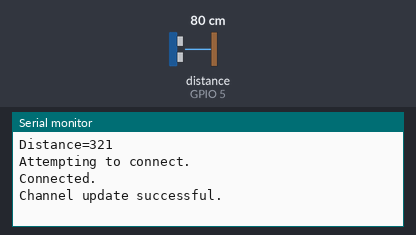
Bench run of a sketch on a simulated ESP32. Parts: the last lines printed to the serial monitor. Wiring (from diagram.json): ultrasonic range finder: trigger GPIO 18; echo GPIO 5. The inputs (shaded band) are chosen by the test bench; at power-on: distance to the obstacle (sensor on GPIO 5) 80 cm. The echo pulse lasts 58.3 µs per cm; WiFi joins after 1.5 s; servers stay silent unless stated.

Above: at 18.0 s.
18.1 s: distance to the obstacle (sensor on GPIO 5) set to 2 cm
At 23.4 s:
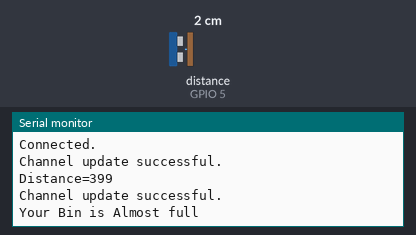
34.0 s: distance to the obstacle (sensor on GPIO 5) set to 4 cm
At 38.4 s:
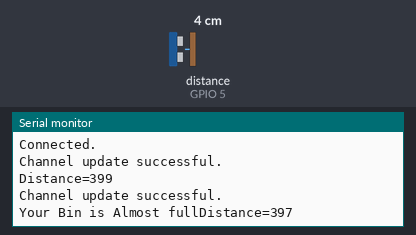
Timing chart, 0 to 39.9 s (numbered marks = the images above; inputs shaded):
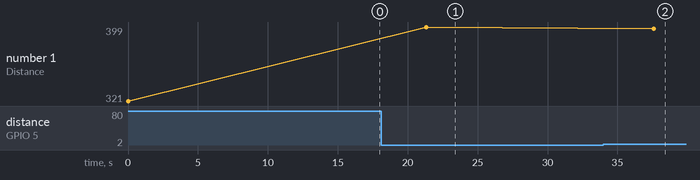

The sketch:

sketch.ino
```cpp
#include <WiFi.h>
#include <ThingSpeak.h>
char ssid[] = "Wokwi-GUEST";
char pass[] = "";
int Trigpin=18;
int echopin=5;
long Duration,Distance;
WiFiClient client;
unsigned long myChannelNumber = 2241467;
const char * myWriteAPIKey = "3Y1KYX3ZXJJ5FC5C";
int distance,statusCode;
void setup() {
Serial.begin(115200);
pinMode(Trigpin,OUTPUT);
pinMode(echopin,INPUT);
WiFi.mode(WIFI_STA);
ThingSpeak.begin(client);
}
void loop() {
   digitalWrite(Trigpin,LOW);
 delayMicroseconds(2);
 digitalWrite(Trigpin,HIGH);
 delayMicroseconds(10);
 digitalWrite(Trigpin,LOW);
 delayMicroseconds(2);
 Duration=pulseIn(echopin,HIGH);
 Distance=Duration*0.034/2;
 Serial.print("Distance=");
 Serial.println((400-Distance));
 delay(1000);
if(WiFi.status() != WL_CONNECTED)
{
Serial.print("Attempting to connect");
while(WiFi.status() != WL_CONNECTED)
{
WiFi.begin(ssid, pass); // Connect to WPA/WPA2 network. Change
//this line if using open or WEP network
Serial.print(".");
delay(5000);
}
Serial.println("\nConnected.");
}

statusCode = ThingSpeak.writeField(myChannelNumber, 1, (400-Distance),
myWriteAPIKey);
if(statusCode == 200) { //successful writing code
Serial.println("Channel update successful.");
}
else {
Serial.println("Problem Writing data. HTTP error code :" +
String(statusCode));
}
if(Distance<30){
  Serial.print("Your Bin is Almost full");
}
delay(15000); // data to be uploaded every 15secs
}
```

Measured:
- after the input at 18.1 s, the serial monitor: prints a new line after 3.2 s (image 1)
- after the input at 34.0 s, the serial monitor: prints a new line after 3.6 s (image 2)
- plotted number 1: 321 → 399 after the input at 18.1 s, 399 → 397 after the input at 34.0 s
